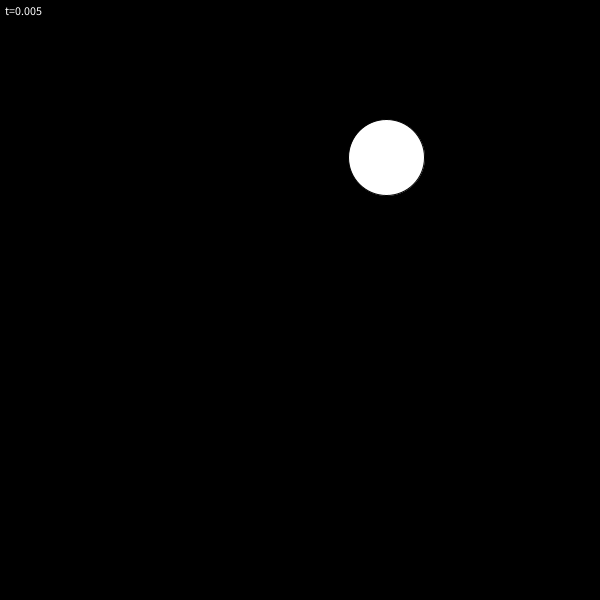
Frame 1 (no input)
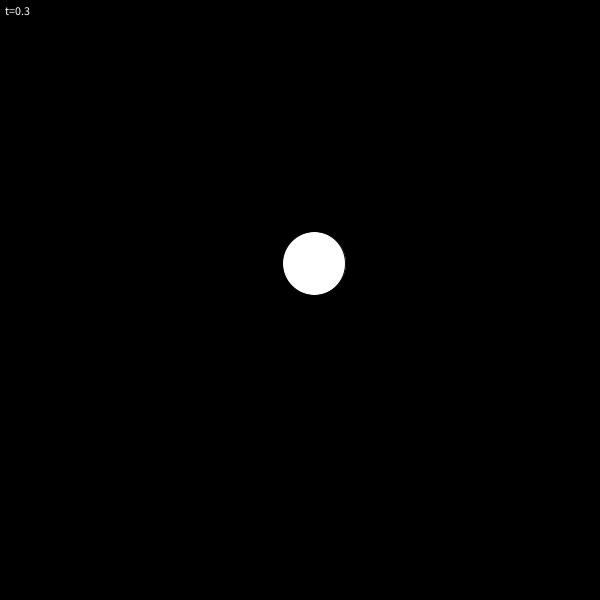
Frame 60 (the mouse pressed at the canvas centre just before this capture)
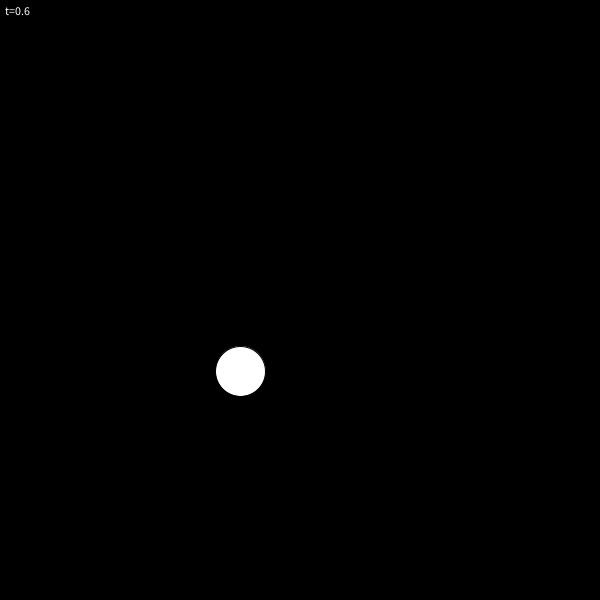
Frame 120 (the mouse held since frame 60 and released just before this capture)

The Processing sketch that drew these frames (run headless with seeded random() and noise(); from frame 60 on, the mouse is pressed at the canvas centre):

// Processing sketch: data_01_01B
// ── data_01_01B.pde

float x1,y1, x2,y2;
float r1,r2;
float t; // t==time

void setup() {
  size(600,600);
  
  x1=random(width);
  y1=random(height);
  r1=random(10,80);
  
  x2=random(width);
  y2=random(height);
  r2=random(10,80);
}

void draw() {

  background(0);
  
  // calculate t so that it goes [0..1]
  // for every 200 frames
  t=(float)(frameCount % 200)/200;
  text("t="+t, 5, 15);
  
  // linear interpolation
  // (delta)*t+min value / (goal-start)*t+start
  float theX=(x2-x1)*t+x1;
  
  float theY=lerp(y1,y2,t);
  float theR=lerp(r1,r2,t);
  
  ellipse(theX,theY, theR,theR);
}
